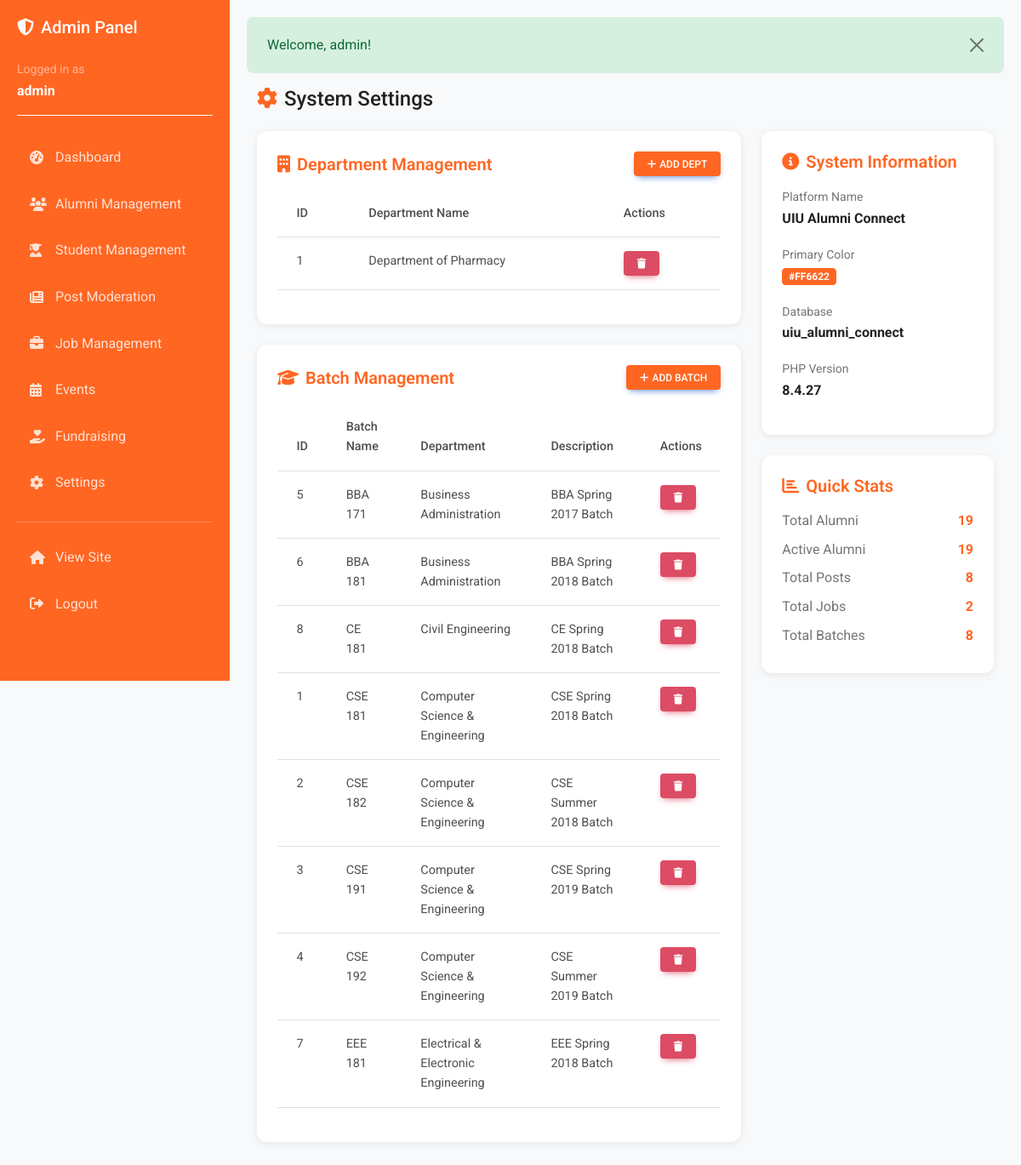
/admin/settings.php (signed in), run on the app's committed database.
### tables this page shows
CREATE TABLE `departments` (
  `id` int(11) NOT NULL,
  `name` varchar(255) NOT NULL,
  `created_at` timestamp NOT NULL DEFAULT current_timestamp()
);

CREATE TABLE `batches` (
  `id` int(11) NOT NULL,
  `batch_name` varchar(50) NOT NULL,
  `department` varchar(100) NOT NULL,
  `description` text DEFAULT NULL,
  `created_at` timestamp NOT NULL DEFAULT current_timestamp()
);

### includes/functions.php (called while the page is built, shortened)
<?php
function getCurrentAdmin() {
    $db = getDB();
    $stmt = $db->prepare("SELECT * FROM admin WHERE id = ?");
    $stmt->bind_param("i", $_SESSION['admin_id']);
    $stmt->execute();
    $result = $stmt->get_result();
    return $result->fetch_assoc();
}
function getFlashMessage() {
    if (isset($_SESSION['flash_message'])) {
        $message = $_SESSION['flash_message'];
        $type = $_SESSION['flash_type'] ?? 'info';
        return ['message' => $message, 'type' => $type];
    }
    return null;
}
?>

### admin/settings.php (the view, shortened to what this page needs)
<?php
require_once __DIR__ . '/../includes/admin_header.php';
$db = getDB();
$db->query("CREATE TABLE IF NOT EXISTS departments (
    id INT AUTO_INCREMENT PRIMARY KEY,
    name VARCHAR(255) NOT NULL UNIQUE,
    created_at TIMESTAMP DEFAULT CURRENT_TIMESTAMP
) ENGINE=InnoDB DEFAULT CHARSET=utf8mb4");
$batches = $db->query("SELECT * FROM batches ORDER BY department, batch_name");
$departments = $db->query("SELECT * FROM departments ORDER BY name");
?>
<div class="container-fluid">
    <h4 class="mb-4">
        <i class="fas fa-cog me-2 text-primary"></i>System Settings
    </h4>
    <div class="row">
        <div class="col-lg-8">
            <div class="card mb-4">
                <div class="card-body">
                    <div class="d-flex justify-content-between align-items-center mb-3">
                        <h5 class="card-title mb-0">
                            <i class="fas fa-building me-2 text-primary"></i>Department Management
                        </h5>
                        <button type="button" class="btn btn-primary btn-sm" data-mdb-toggle="modal" data-mdb-target="#addDeptModal">
                            <i class="fas fa-plus me-1"></i>Add Dept
                        </button>
                    </div>
                    <div class="table-responsive">
                        <table class="table table-hover">
                            <thead>
                                <tr>
                                    <th>ID</th>
                                    <th>Department Name</th>
                                    <th>Actions</th>
                                </tr>
                            </thead>
                            <tbody>
                                <?php
                                $departments->data_seek(0);
                                if ($departments->num_rows > 0):
                                    while ($dept = $departments->fetch_assoc()):
                                ?>
                                    <tr>
                                        <td><?php echo $dept['id']; ?></td>
                                        <td><?php echo htmlspecialchars($dept['name']); ?></td>
                                        <td>
                                            <form method="POST" style="display: inline;">
                                                <button type="submit" name="delete_department" class="btn btn-danger btn-sm"
                                                        onclick="return confirm('Delete this department?')">
                                                    <i class="fas fa-trash"></i>
                                                </button>
                                            </form>
                                        </td>
                                    </tr>
                                <?php
                                    endwhile;
                                else:
                                ?>
                                    <tr>
                                        <td colspan="3" class="text-center text-muted">No departments found</td>
                                    </tr>
                                <?php endif; ?>
                            </tbody>
                        </table>
                    </div>
                </div>
            </div>
            <div class="card mb-4">
                <div class="card-body">
                    <div class="d-flex justify-content-between align-items-center mb-3">
                        <h5 class="card-title mb-0">
                            <i class="fas fa-graduation-cap me-2 text-primary"></i>Batch Management
                        </h5>
                        <button type="button" class="btn btn-primary btn-sm" data-mdb-toggle="modal" data-mdb-target="#addBatchModal">
                            <i class="fas fa-plus me-1"></i>Add Batch
                        </button>
                    </div>
                    <div class="table-responsive">
                        <table class="table table-hover">
                            <thead>
                                <tr>
                                    <th>ID</th>
                                    <th>Batch Name</th>
                                    <th>Department</th>
                                    <th>Description</th>
                                    <th>Actions</th>
                                </tr>
                            </thead>
                            <tbody>
                                <?php
                                $batches->data_seek(0);
                                while ($batch = $batches->fetch_assoc()):
                                ?>
                                    <tr>
                                        <td><?php echo $batch['id']; ?></td>
                                        <td><?php echo htmlspecialchars($batch['batch_name']); ?></td>
                                        <td><?php echo htmlspecialchars($batch['department']); ?></td>
                                        <td><?php echo htmlspecialchars($batch['description'] ?? '-'); ?></td>
                                        <td>
                                            <form method="POST" style="display: inline;">
                                                <button type="submit" name="delete_batch" class="btn btn-danger btn-sm"
                                                        onclick="return confirm('Delete this batch?')">
                                                    <i class="fas fa-trash"></i>
                                                </button>
                                            </form>
                                        </td>
                                    </tr>
                                <?php endwhile; ?>
                            </tbody>
                        </table>
                    </div>
                </div>
            </div>
        </div>
        <div class="col-lg-4">
            <div class="card mb-4">
                <div class="card-body">
                    <h5 class="card-title mb-3">
                        <i class="fas fa-info-circle me-2 text-primary"></i>System Information
                    </h5>
                    <div class="mb-3">
                        <small class="text-muted">Platform Name</small>
                        <div class="fw-bold"><?php echo SITE_NAME; ?></div>
                    </div>
                    <div class="mb-3">
                        <small class="text-muted">Primary Color</small>
                        <div>
                            <span class="badge" style="background-color: <?php echo PRIMARY_COLOR; ?>;">
                                <?php echo PRIMARY_COLOR; ?>
                            </span>
                        </div>
                    </div>
                    <div class="mb-3">
                        <small class="text-muted">Database</small>
                        <div class="fw-bold"><?php echo DB_NAME; ?></div>
                    </div>
                    <div class="mb-3">
                        <small class="text-muted">PHP Version</small>
                        <div class="fw-bold"><?php echo phpversion(); ?></div>
                    </div>
                </div>
            </div>
            <div class="card">
                <div class="card-body">
                    <h5 class="card-title mb-3">
                        <i class="fas fa-chart-bar me-2 text-primary"></i>Quick Stats
                    </h5>
                    <?php
                    $stats = [
                        'Total Alumni' => $db->query("SELECT COUNT(*) as count FROM users")->fetch_assoc()['count'],
                        'Active Alumni' => $db->query("SELECT COUNT(*) as count FROM users WHERE status = 'active'")->fetch_assoc()['count'],
                        'Total Posts' => $db->query("SELECT COUNT(*) as count FROM posts")->fetch_assoc()['count'],
                        'Total Jobs' => $db->query("SELECT COUNT(*) as count FROM jobs")->fetch_assoc()['count'],
                        'Total Batches' => $db->query("SELECT COUNT(*) as count FROM batches")->fetch_assoc()['count'],
                    ];
                    foreach ($stats as $label => $value):
                    ?>
                        <div class="d-flex justify-content-between mb-2">
                            <span class="text-muted"><?php echo $label; ?></span>
                            <span class="fw-bold text-primary"><?php echo $value; ?></span>
                        </div>
                    <?php endforeach; ?>
                </div>
            </div>
        </div>
    </div>
</div>
<?php require_once __DIR__ . '/../includes/admin_footer.php'; ?>

### includes/admin_header.php (shortened to what this page needs)
<?php
require_once __DIR__ . '/functions.php';
$currentAdmin = getCurrentAdmin();
?>
<!DOCTYPE html>
<html lang="en">
<head>
    <link rel="stylesheet" href="https://cdnjs.cloudflare.com/ajax/libs/font-awesome/6.4.0/css/all.min.css">
    <link href="https://cdnjs.cloudflare.com/ajax/libs/mdb-ui-kit/6.4.0/mdb.min.css" rel="stylesheet">
    <link rel="stylesheet" href="<?php echo SITE_URL; ?>/assets/css/style.css">
</head>
<body>
    <div class="admin-sidebar">
        <h5 class="text-white mb-4">
            <i class="fas fa-shield-alt me-2"></i>Admin Panel
        </h5>
        <div class="mb-4 pb-3 border-bottom border-light">
            <small class="text-white-50">Logged in as</small>
            <div class="fw-bold"><?php echo htmlspecialchars($currentAdmin['username']); ?></div>
        </div>
        <nav class="nav flex-column">
            <a class="nav-link" href="<?php echo SITE_URL; ?>/admin/dashboard.php">
                <i class="fas fa-tachometer-alt"></i>Dashboard
            </a>
            <a class="nav-link" href="<?php echo SITE_URL; ?>/admin/users.php">
                <i class="fas fa-users"></i>Alumni Management
            </a>
            <a class="nav-link" href="<?php echo SITE_URL; ?>/admin/students.php">
                <i class="fas fa-user-graduate"></i>Student Management
            </a>
            <a class="nav-link" href="<?php echo SITE_URL; ?>/admin/posts.php">
                <i class="fas fa-newspaper"></i>Post Moderation
            </a>
            <a class="nav-link" href="<?php echo SITE_URL; ?>/admin/jobs.php">
                <i class="fas fa-briefcase"></i>Job Management
            </a>
            <a class="nav-link" href="<?php echo SITE_URL; ?>/admin/events.php">
                <i class="fas fa-calendar-alt"></i>Events
            </a>
            <a class="nav-link" href="<?php echo SITE_URL; ?>/admin/fundraisers.php">
                <i class="fas fa-hand-holding-heart"></i>Fundraising
            </a>
            <a class="nav-link" href="<?php echo SITE_URL; ?>/admin/settings.php">
                <i class="fas fa-cog"></i>Settings
            </a>
            <hr class="bg-light my-3">
            <a class="nav-link" href="<?php echo SITE_URL; ?>">
                <i class="fas fa-home"></i>View Site
            </a>
            <a class="nav-link" href="<?php echo SITE_URL; ?>/admin/logout.php">
                <i class="fas fa-sign-out-alt"></i>Logout
            </a>
        </nav>
    </div>
    <div class="admin-content">
        <?php
        $flash = getFlashMessage();
        if ($flash):
            $alertClass = match($flash['type']) {
                'success' => 'alert-success',
                'error' => 'alert-danger',
                'warning' => 'alert-warning',
                default => 'alert-info'
            };
        ?>
            <div class="alert <?php echo $alertClass; ?> alert-dismissible fade show" role="alert">
                <?php echo htmlspecialchars($flash['message']); ?>
                <button type="button" class="btn-close" data-mdb-dismiss="alert"></button>
            </div>
        <?php endif; ?>

### assets/css/style.css (style rules this page uses)
:root { --primary-color: #FF6622; --secondary-color: #FFFFFF; --text-color: #222222; --accent-color: #E65100; --bg-light: #f8f9fa; --border-color: #dee2e6; }
* { margin: 0; padding: 0; box-sizing: border-box; }
body { font-family: 'Roboto', sans-serif; color: var(--text-color); background-color: var(--bg-light); line-height: 1.6; }
h1, h2, h3, h4, h5, h6 { font-weight: 500; color: var(--text-color); }
a { text-decoration: none; transition: all 0.3s ease; }
.btn-primary { background-color: var(--primary-color) !important; border-color: var(--primary-color) !important; color: white !important; }
.card { border: none; border-radius: 12px; box-shadow: 0 2px 8px rgba(0,0,0,0.08); transition: transform 0.3s ease, box-shadow 0.3s ease; margin-bottom: 20px; }
.card-title { color: var(--primary-color); font-weight: 600; }
.text-primary { color: var(--primary-color) !important; }

### data on the page
departments: id "1", name "Department of Pharmacy"
batches: id "5", batch_name "BBA 171", department "Business Administration", description "BBA Spring 2017 Batch"
batches: id "6", batch_name "BBA 181", department "Business Administration", description "BBA Spring 2018 Batch"
batches: id "8", batch_name "CE 181", department "Civil Engineering", description "CE Spring 2018 Batch"
batches: id "1", batch_name "CSE 181", department "Computer Science & Engineering", description "CSE Spring 2018 Batch"
batches: id "2", batch_name "CSE 182", department "Computer Science & Engineering", description "CSE Summer 2018 Batch"
batches: id "3", batch_name "CSE 191", department "Computer Science & Engineering", description "CSE Spring 2019 Batch"
batches: id "4", batch_name "CSE 192", department "Computer Science & Engineering", description "CSE Summer 2019 Batch"
batches: id "7", batch_name "EEE 181", department "Electrical & Electronic Engineering", description "EEE Spring 2018 Batch"

### other printed values
$currentAdmin['username'] "admin"
$flash['message'] "Welcome, admin!"
SITE_NAME "UIU Alumni Connect"
PRIMARY_COLOR "#FF6622"
DB_NAME "uiu_alumni_connect"
phpversion() "8.4.27"
$label "Total Alumni"
$value "19"
$label "Active Alumni"
$label "Total Posts"
$value "8"
$label "Total Jobs"
$value "2"
$label "Total Batches"
